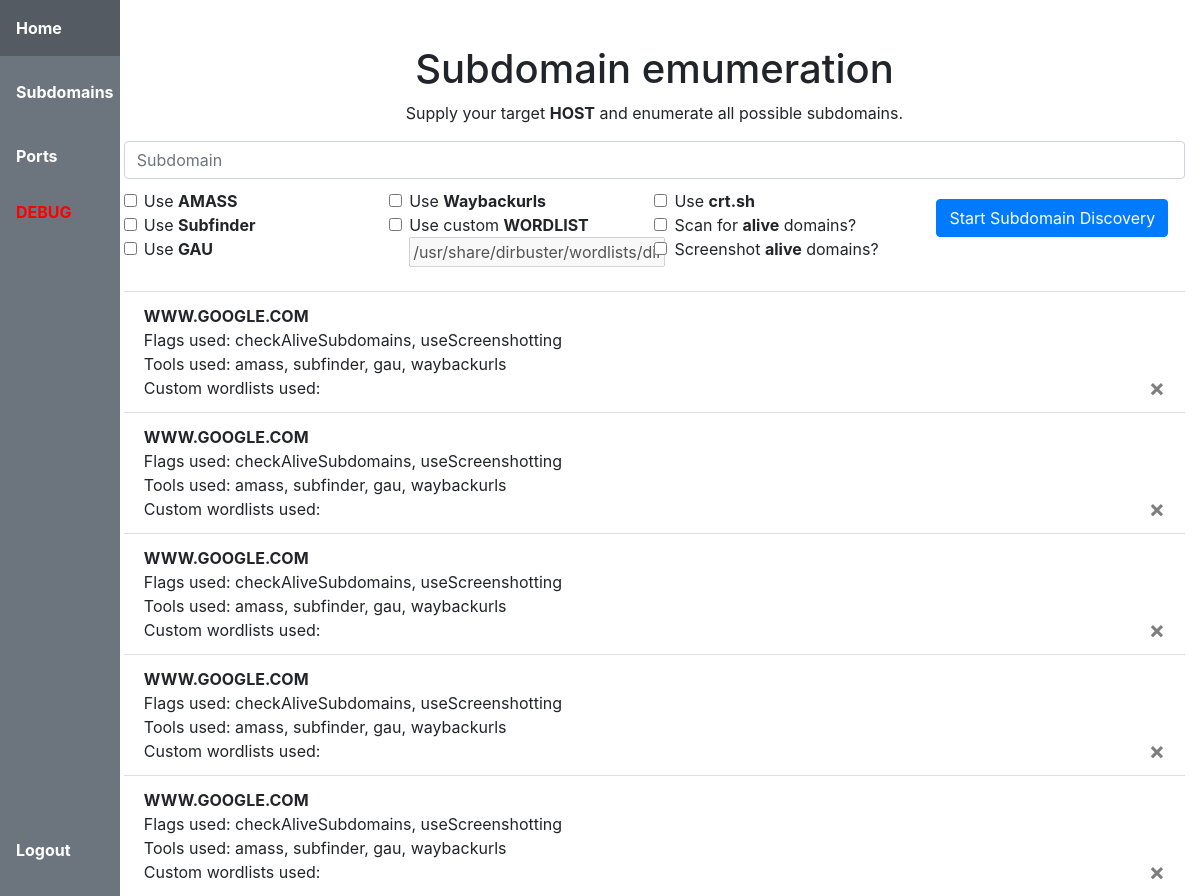
The page /subdomains (signed in) on the database as committed earlier.
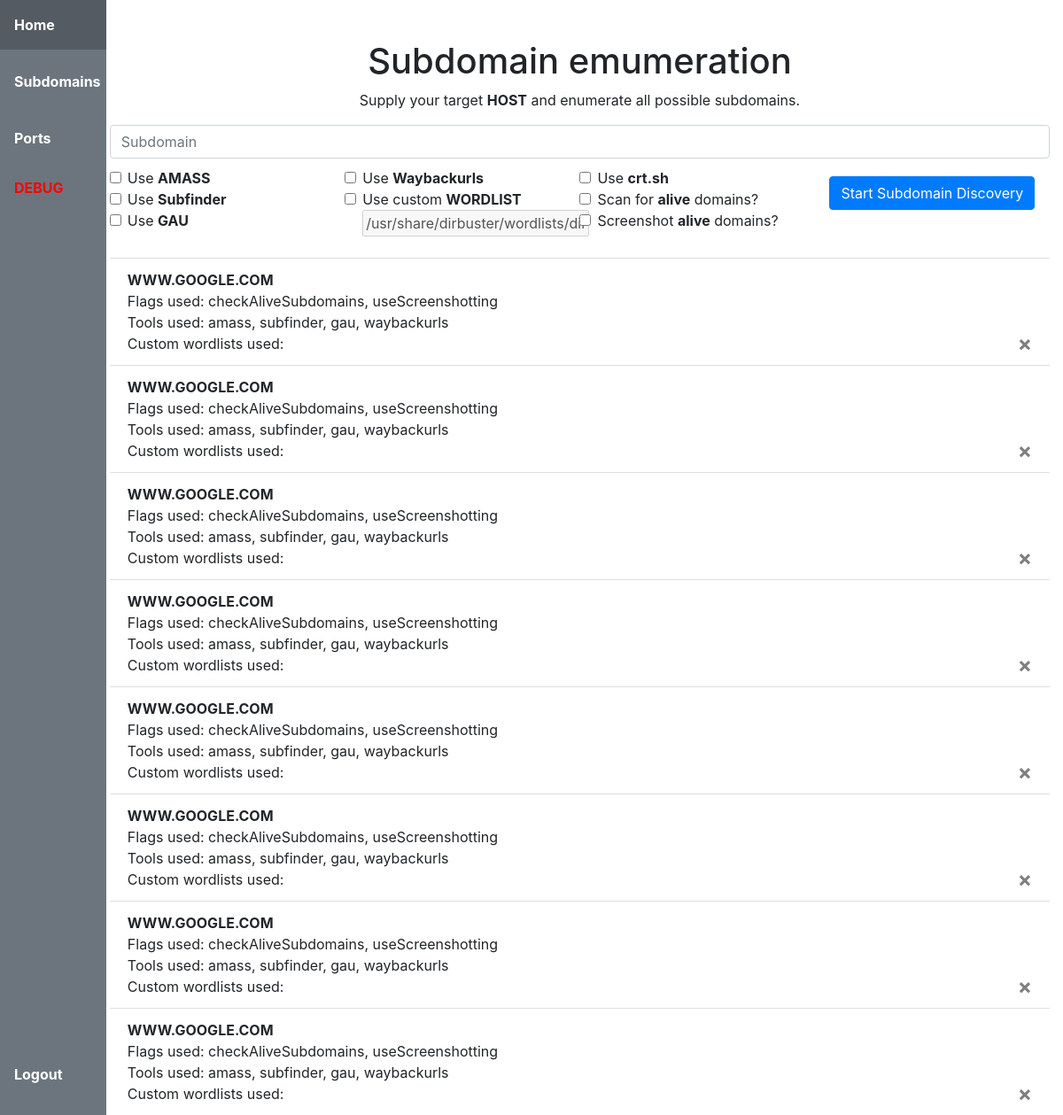
The same page on the database as committed later.
### website/models.py (models this page shows)
class Subdomains(db.Model, UserMixin):
    id = db.Column(db.Integer, primary_key=True)
    url = db.Column(db.String(500))
    methods = db.Column(db.String(1000))
    tools = db.Column(db.String(1000))
    files = db.Column(db.String(1000))
    date = db.Column(db.DateTime(timezone=True), default=func.now())
    user_id = db.Column(db.Integer, db.ForeignKey('user.id'))

### website/views.py (the view, shortened to what this page needs)
@views.route('/subdomains', methods=['GET', 'POST'])
@login_required
def subdomains():
    subdomains = Subdomains.query.all()
    return render_template('subdomains.html', user=current_user, subdomains=subdomains)

### website/__init__.py (called while the page is built)
def create_app():
    app = Flask(__name__)
    app.config['SECRET_KEY'] = 'hjshjhdjah kjshkjdhjs'
    app.config['SQLALCHEMY_DATABASE_URI'] = f'sqlite:///{DB_NAME}'
    app.config['SQLALCHEMY_TRACK_MODIFICATIONS'] = False
    db.init_app(app)
    from .views import views
    from .auth import auth
    app.register_blueprint(views, url_prefix='/')
    app.register_blueprint(auth, url_prefix='/')
    from .models import User
    with app.app_context():
        db.create_all()
    login_manager = LoginManager()
    login_manager.login_view = 'auth.login'
    login_manager.init_app(app)
    @login_manager.user_loader
    def load_user(id):
        return User.query.get(int(id))
    return app

### website/templates/subdomains.html (shortened to what this page needs)
{% extends "base.html" %} {% block title %}Home{% endblock %} {% block content %}
{% autoescape false %}
<h1/align="center" style="margin-top: 2%;">Subdomain emumeration</h1>
<p/align="center">
    Supply your target <b>HOST</b> and enumerate all possible subdomains.
</p>
<div class="box">
    <ul class="list-group list-group-flush" id="subdomains">
    <div class="embed">
        <form method="POST">
            <div>
                <input/align="center" class="form-control" type="text" placeholder="Subdomain" name="subdomain">
                <div/align="left" class="tools-used-box" style="margin-top: 10px;">
                    <div class="form-check">
                        <input class="form-check-input" type="checkbox" value="true" name="useAMASS" id="flexCheckDefault">
                        <label class="form-check-label" for="flexCheckDefault">
                        Use <b>AMASS</b>
                        </label><br>
                        <input class="form-check-input" type="checkbox" value="true" name="useSubfinder" id="flexCheckDefault">
                        <label class="form-check-label" for="flexCheckDefault">
                        Use <b>Subfinder</b>
                        </label><br>
                        <input class="form-check-input" type="checkbox" value="true" name="useGau" id="flexCheckDefault">
                        <label class="form-check-label" for="flexCheckDefault">
                        Use <b>GAU</b>
                        </label><br>
                    </div>
                </div>
                <div/align="left" class="wordlist-box" style="margin-top: 10px;">
                    <div class="form-check">
                        <input class="form-check-input" type="checkbox" value="true" name="useWaybackurls" id="flexCheckDefault">
                        <label class="form-check-label" for="flexCheckDefault">
                        Use <b>Waybackurls</b>
                        </label><br>
                        <input id="reactiveTickbox" class="form-check-input" type="checkbox" value="true" name="useCustomWordlist" id="flexCheckDefault"
                            onclick="document.getElementById('wordlist').disabled = false;">
                        <label class="form-check-label" for="flexCheckDefault">
                            Use custom <b>WORDLIST</b>
                        </label><br>
                        <input type="text" placeholder="/usr/share/dirbuster/wordlists/directory-list-lowercase-2.3-medium.txt" id="wordlist"
                            value="/usr/share/dirbuster/wordlists/directory-list-lowercase-2.3-medium.txt" name="customWordlist" disabled="True">
                    </div>
                </div>
                <div/align="left" class="tools-used-box" style="margin-top: 10px;">
                    <div class="form-check">
                        <input class="form-check-input" type="checkbox" value="true" name="useCrt.sh" id="flexCheckDefault">
                        <label class="form-check-label" for="flexCheckDefault">
                        Use <b>crt.sh</b>
                        </label><br>
                        <input class="form-check-input" type="checkbox" value="true" name="useAliveCheck" id="flexCheckDefault">
                        <label class="form-check-label" for="flexCheckDefault">
                        Scan for <b>alive</b> domains?
                        </label><br>
                        <input class="form-check-input" type="checkbox" value="true" name="useScreenshotting" id="flexCheckDefault">
                        <label class="form-check-label" for="flexCheckDefault">
                        Screenshot <b>alive</b> domains?
                        </label><br>
                    </div>
                </div>
            </div>
            <div/align="center" class="submit-button" style="margin-top: 10px;">
                <button type="submit" class="separate-button btn btn-primary">Start Subdomain Discovery</button>
                <br>
            </div>
        </form>
    </div class="embed">
    <div class="results">
        <li class="list-group-item"></li>
        {% for subdomain in subdomains %}
            <li class="list-group-item">
                <strong>{{ subdomain.url.upper() }}</strong><br>
                Flags used: {{ subdomain.methods.replace(' ', ', ') }}<br>
                Tools used: {{ subdomain.tools.replace(' ', ', ') }}<br>
                Custom wordlists used: {{ subdomain.files.replace(' ', ', ') }}
                <button type="button" class="close" onClick="deleteSubdomain({{ subdomain.id }})">
                    <span aria-hidden="true">&times;</span>
                </button>
            </li>
        {% endfor %}
    </div>
</div>
{% endautoescape %}
{% endblock %}

### website/templates/base.html (shortened to what this page needs)
<!DOCTYPE html>
<html>
  <head>
    <link
      rel="stylesheet"
      href="https://stackpath.bootstrapcdn.com/bootstrap/4.4.1/css/bootstrap.min.css"
    />
    <link
      rel="stylesheet"
      href="https://stackpath.bootstrapcdn.com/font-awesome/4.7.0/css/font-awesome.min.css"
    />
    <link href="http://127.0.0.1:5000/static/style.css" rel="stylesheet" type="text/css" />
  </head>
  <body>
    <div class="wrapper">
      <div class="div-nav">
        <ul style="display: inline-block; width: 10%;" class="navbar-ul p-0 mb-2 bg-secondary text-white">
          {% if user.is_authenticated %}
            <li><a class="nav-item nav-link p-3 mb-2 bg-secondary text-white" id="home" href="/"><b>Home</b></a></li>
            <li><a class="nav-item nav-link p-3 mb-2 bg-secondary text-white" id="subdomains" href="/subdomains"><b>Subdomains</b></a></li>
            <li><a class="nav-item nav-link p-3 mb-2 bg-secondary text-white" id="ports" href="/ports"><b>Ports</b></a></li>
          {% else %}
            <li><a class="nav-item nav-link p-3 mb-2 bg-secondary text-white" id="login" href="/login"><b>Login</b></a></li>
            <li><a class="nav-item nav-link p-3 mb-2 bg-secondary text-white" id="signUp" href="/sign-up"><b>Sign Up</b></a></li>
          {% endif %}
          {% if user.is_authenticated %}
            {% if user.email == "kristian.paivinen@yahoo.com" %}
              <li><a class="nav-item nav-link" style="color: red" id="home" href="/debug"><b>DEBUG</b></a></li>
            {% endif %}
          {% endif %}
          {% if user.is_authenticated %}
            <li class="nav-item">
              <a class="nav-item nav-link p-3 mb-2 bg-secondary text-white" style="position: absolute; bottom: 10px;" id="logout" href="/logout"><b>Logout</b></a>
            </li>
          {% endif %}
        </ul>
      </div>
      <div class="container">
        <br>
        {% block content %} {% endblock %}
      </div>
    </div>
  </body>
</html>

### website/static/style.css (style rules this page uses)
.wrapper { padding: 0; display:flex; flex-direction:row; }
.separate-button { margin-top: 10px; margin-bottom: 10px; }
.container { margin-top: 0%; }
.navbar-ul { list-style-type: none; margin: 0; padding: 0; width: 8%; position: fixed; height: 100%; overflow: auto; }
li a { display: block; padding: 8px 16px; text-decoration: none; }
.wrapper { border: 1px; }
.div-nav { display: inline-block; width: 10%; }
.tools-used-box { width: 25%; height: 100%; float: left; }
.wordlist-box { width: 25%; height: 100%; float: left; }
.submit-button { width: 100%; height: 100%; }

Rows that differ between the two databases and show on the page:
added Subdomains: url "WWW.GOOGLE.COM", methods.replace "checkAliveSubdomains, useScreenshotting", tools.replace "amass, subfinder, gau, waybackurls"
added Subdomains: url "WWW.GOOGLE.COM", methods.replace "checkAliveSubdomains, useScreenshotting", tools.replace "amass, subfinder, gau, waybackurls"
added Subdomains: url "WWW.GOOGLE.COM", methods.replace "checkAliveSubdomains, useScreenshotting", tools.replace "amass, subfinder, gau, waybackurls"
